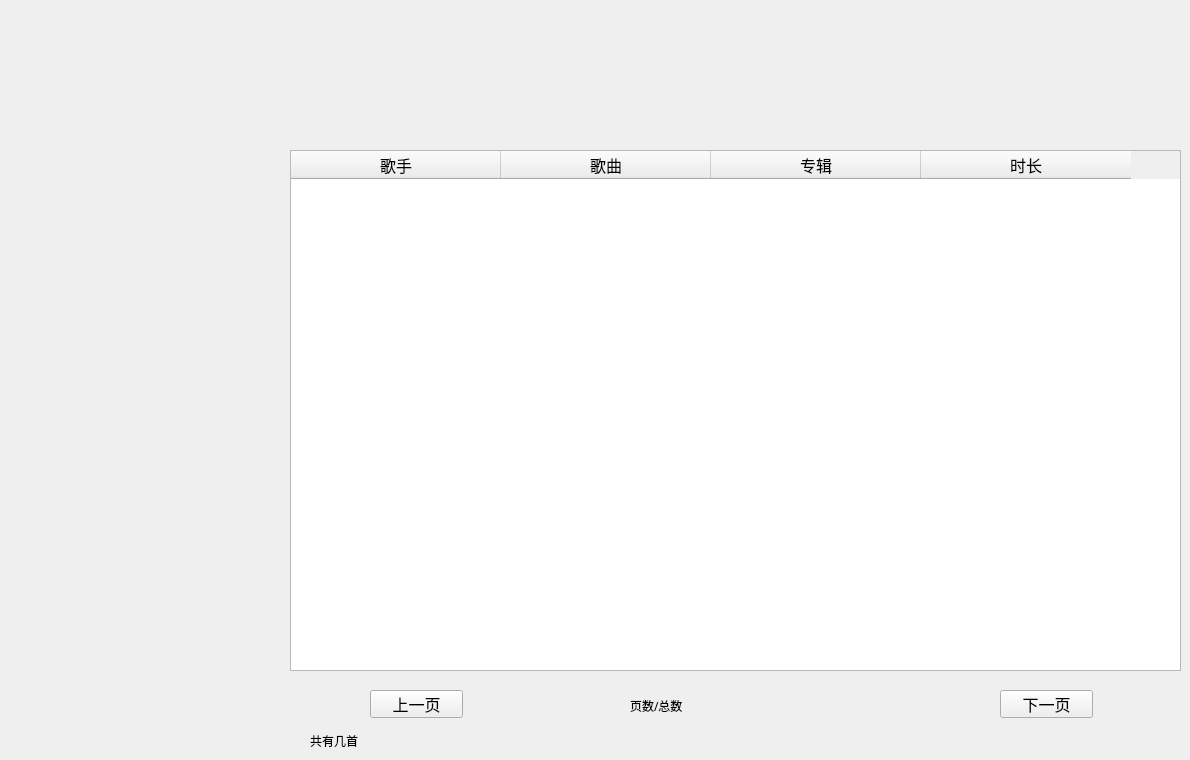
    <widget class="QWidget" name="onlinePage">
     <widget class="QTableWidget" name="table_onlineMusicList">
      <property name="geometry">
       <rect>
        <x>290</x>
        <y>150</y>
        <width>891</width>
        <height>521</height>
       </rect>
      </property>
      <property name="editTriggers">
       <set>QAbstractItemView::NoEditTriggers</set>
      </property>
      <property name="selectionMode">
       <enum>QAbstractItemView::SingleSelection</enum>
      </property>
      <property name="selectionBehavior">
       <enum>QAbstractItemView::SelectRows</enum>
      </property>
      <attribute name="horizontalHeaderDefaultSectionSize">
       <number>210</number>
      </attribute>
      <column>
       <property name="text">
        <string>歌手</string>
       </property>
       <property name="font">
        <font>
         <family>楷体</family>
         <pointsize>12</pointsize>
        </font>
       </property>
      </column>
      <column>
       <property name="text">
        <string>歌曲</string>
       </property>
       <property name="font">
        <font>
         <family>楷体</family>
         <pointsize>12</pointsize>
        </font>
       </property>
      </column>
      <column>
       <property name="text">
        <string>专辑</string>
       </property>
       <property name="font">
        <font>
         <family>楷体</family>
         <pointsize>12</pointsize>
        </font>
       </property>
      </column>
      <column>
       <property name="text">
        <string>时长</string>
       </property>
       <property name="font">
        <font>
         <family>楷体</family>
         <pointsize>12</pointsize>
        </font>
       </property>
      </column>
     </widget>
     <widget class="QPushButton" name="pb_onlinePrevPage">
      <property name="geometry">
       <rect>
        <x>370</x>
        <y>690</y>
        <width>93</width>
        <height>28</height>
       </rect>
      </property>
      <property name="font">
       <font>
        <family>楷体</family>
        <pointsize>12</pointsize>
       </font>
      </property>
      <property name="text">
       <string>上一页</string>
      </property>
     </widget>
     <widget class="QPushButton" name="pb_onlineNextPage">
      <property name="geometry">
       <rect>
        <x>1000</x>
        <y>690</y>
        <width>93</width>
        <height>28</height>
       </rect>
      </property>
      <property name="font">
       <font>
        <family>楷体</family>
        <pointsize>12</pointsize>
       </font>
      </property>
      <property name="text">
       <string>下一页</string>
      </property>
     </widget>
     <widget class="QLabel" name="lb_onlinePageInfo">
      <property name="geometry">
       <rect>
        <x>630</x>
        <y>690</y>
        <width>201</width>
        <height>31</height>
       </rect>
      </property>
      <property name="font">
       <font>
        <family>楷体</family>
       </font>
      </property>
      <property name="text">
       <string>页数/总数</string>
      </property>
     </widget>
     <widget class="QLabel" name="lb_onlineTotalCount">
      <property name="geometry">
       <rect>
        <x>310</x>
        <y>730</y>
        <width>181</width>
        <height>21</height>
       </rect>
      </property>
      <property name="font">
       <font>
        <family>楷体</family>
       </font>
      </property>
      <property name="text">
       <string>共有几首</string>
      </property>
     </widget>
    </widget>
